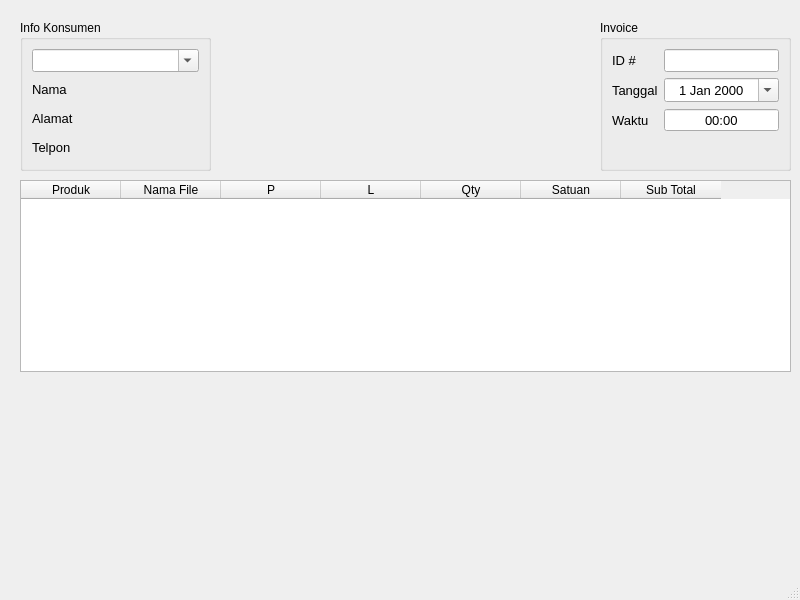
<?xml version="1.0" encoding="UTF-8"?>
<ui version="4.0">
 <class>AdminWindow</class>
 <widget class="QMainWindow" name="AdminWindow">
  <property name="geometry">
   <rect>
    <x>0</x>
    <y>0</y>
    <width>800</width>
    <height>600</height>
   </rect>
  </property>
  <property name="windowTitle">
   <string>MainWindow</string>
  </property>
  <property name="locale">
   <locale language="Indonesian" country="Indonesia"/>
  </property>
  <widget class="QWidget" name="centralwidget">
   <widget class="QTableWidget" name="tableWidget">
    <property name="geometry">
     <rect>
      <x>20</x>
      <y>180</y>
      <width>771</width>
      <height>192</height>
     </rect>
    </property>
    <column>
     <property name="text">
      <string>Produk</string>
     </property>
    </column>
    <column>
     <property name="text">
      <string>Nama File</string>
     </property>
    </column>
    <column>
     <property name="text">
      <string>P</string>
     </property>
    </column>
    <column>
     <property name="text">
      <string>L</string>
     </property>
    </column>
    <column>
     <property name="text">
      <string>Qty</string>
     </property>
    </column>
    <column>
     <property name="text">
      <string>Satuan</string>
     </property>
    </column>
    <column>
     <property name="text">
      <string>Sub Total</string>
     </property>
    </column>
   </widget>
   <widget class="QWidget" name="widget" native="true">
    <property name="geometry">
     <rect>
      <x>20</x>
      <y>20</y>
      <width>771</width>
      <height>151</height>
     </rect>
    </property>
    <layout class="QHBoxLayout" name="horizontalLayout" stretch="1,2,1">
     <item>
      <widget class="QGroupBox" name="infoBox">
       <property name="title">
        <string>Info Konsumen</string>
       </property>
       <layout class="QVBoxLayout" name="verticalLayout">
        <item>
         <widget class="QComboBox" name="comboBox">
          <property name="font">
           <font>
            <pointsize>10</pointsize>
           </font>
          </property>
          <property name="editable">
           <bool>true</bool>
          </property>
         </widget>
        </item>
        <item>
         <widget class="QLabel" name="label">
          <property name="font">
           <font>
            <pointsize>10</pointsize>
           </font>
          </property>
          <property name="text">
           <string>Nama</string>
          </property>
         </widget>
        </item>
        <item>
         <widget class="QLabel" name="label_2">
          <property name="font">
           <font>
            <pointsize>10</pointsize>
           </font>
          </property>
          <property name="text">
           <string>Alamat</string>
          </property>
         </widget>
        </item>
        <item>
         <widget class="QLabel" name="label_3">
          <property name="font">
           <font>
            <pointsize>10</pointsize>
           </font>
          </property>
          <property name="text">
           <string>Telpon</string>
          </property>
         </widget>
        </item>
       </layout>
      </widget>
     </item>
     <item>
      <spacer name="horizontalSpacer">
       <property name="orientation">
        <enum>Qt::Horizontal</enum>
       </property>
       <property name="sizeHint" stdset="0">
        <size>
         <width>40</width>
         <height>20</height>
        </size>
       </property>
      </spacer>
     </item>
     <item>
      <widget class="QGroupBox" name="invoiceBox">
       <property name="title">
        <string>Invoice</string>
       </property>
       <layout class="QFormLayout" name="formLayout">
        <item row="0" column="0">
         <widget class="QLabel" name="label_4">
          <property name="font">
           <font>
            <pointsize>10</pointsize>
           </font>
          </property>
          <property name="text">
           <string>ID #</string>
          </property>
         </widget>
        </item>
        <item row="0" column="1">
         <widget class="QLineEdit" name="lineEdit">
          <property name="font">
           <font>
            <pointsize>10</pointsize>
           </font>
          </property>
         </widget>
        </item>
        <item row="1" column="0">
         <widget class="QLabel" name="label_5">
          <property name="font">
           <font>
            <pointsize>10</pointsize>
           </font>
          </property>
          <property name="text">
           <string>Tanggal</string>
          </property>
          <property name="alignment">
           <set>Qt::AlignLeading|Qt::AlignLeft|Qt::AlignVCenter</set>
          </property>
         </widget>
        </item>
        <item row="1" column="1">
         <widget class="QDateEdit" name="dateEdit">
          <property name="font">
           <font>
            <pointsize>10</pointsize>
           </font>
          </property>
          <property name="alignment">
           <set>Qt::AlignCenter</set>
          </property>
          <property name="buttonSymbols">
           <enum>QAbstractSpinBox::NoButtons</enum>
          </property>
          <property name="calendarPopup">
           <bool>true</bool>
          </property>
         </widget>
        </item>
        <item row="2" column="0">
         <widget class="QLabel" name="label_6">
          <property name="font">
           <font>
            <pointsize>10</pointsize>
           </font>
          </property>
          <property name="text">
           <string>Waktu</string>
          </property>
          <property name="alignment">
           <set>Qt::AlignLeading|Qt::AlignLeft|Qt::AlignVCenter</set>
          </property>
         </widget>
        </item>
        <item row="2" column="1">
         <widget class="QTimeEdit" name="timeEdit">
          <property name="font">
           <font>
            <pointsize>10</pointsize>
           </font>
          </property>
          <property name="alignment">
           <set>Qt::AlignCenter</set>
          </property>
          <property name="buttonSymbols">
           <enum>QAbstractSpinBox::NoButtons</enum>
          </property>
          <property name="displayFormat">
           <string>HH:mm</string>
          </property>
         </widget>
        </item>
       </layout>
      </widget>
     </item>
    </layout>
   </widget>
  </widget>
  <widget class="QMenuBar" name="menubar">
   <property name="geometry">
    <rect>
     <x>0</x>
     <y>0</y>
     <width>800</width>
     <height>21</height>
    </rect>
   </property>
  </widget>
  <widget class="QStatusBar" name="statusbar"/>
 </widget>
 <resources/>
 <connections/>
</ui>
